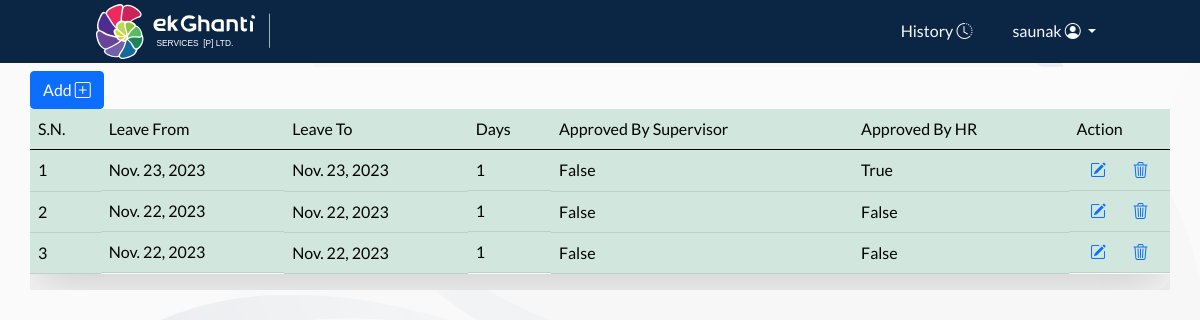
Page /history/ (signed in) on the committed database.
### leaveapp/models.py (models this page shows, shortened)
class LeaveRequest(models.Model):
    DEPARTMENT_CHOICES = [
        ('IT','Information Technology'),
        ('HR','Human Resource'),
        ('BS','Business'),
    ]
    name = models.CharField(max_length=50)
    designation = models.CharField(max_length=30)
    department = models.CharField(max_length=30,choices=DEPARTMENT_CHOICES)
    leave_from = models.DateField()
    leave_to = models.DateField()
    total_leave_days = models.IntegerField(default=0)
    purpose_of_leave = models.CharField(max_length=50)
    leave_applied_date = models.DateField(auto_now_add=True)
    signature_of_applicant = models.CharField(max_length=30)
    approved_by_supervisor = models.BooleanField(default=False)
    approved_by_hr = models.BooleanField(default=False)
    user = models.ForeignKey(User,on_delete=models.SET_NULL,null=True,blank=True)

### leaveapp/views.py (the view)
# urls.py: path('history/',history,name='history'),
@login_required(login_url='login_user')
def history(request):
    user = request.user
    leave_request_data = LeaveRequest.objects.filter(user=user).order_by('-id')
    context = {
        'leave_request_data':leave_request_data,
    }
    return render(request,'history.html',context)

### leaveapp/templates/history.html (shortened to what this page needs)
{% extends 'base.html' %}
{% block navbar %}
{% include 'navbar.html' %}
{% endblock navbar %}
{% block content %}
<div class="container form-custom mt-1 position-relative  p-0 form-container w-100">
<a href="{% url 'leave_request' %}" class="btn btn-primary mt-1">Add <i class="bi bi-plus-square"></i></a>
<div class=" table-responsive">
<table class="table table-success table-hover shadow-lg ">
    <thead>
        <tr>
            <td>S.N.</td>
            <td class="d-none d-md-block">Leave From</td>
            <td class="">Leave To</td>
            <td class="d-none d-md-block">Days</td>
            <td>Approved By Supervisor</td>
            <td>Approved By HR</td>
            <td>Action</td>
        </tr>
    </thead>
    <tbody>
        {% for leave_request in leave_request_data %}
        <tr>
            <td class="">{{forloop.counter}}</td>
            <td class=" d-none d-md-block">{{leave_request.leave_from}}</td>
            <td class="">{{leave_request.leave_to}}</td>
            <td class=" d-none d-md-block">{{leave_request.total_leave_days}}</td>
            <td class="">{{leave_request.approved_by_supervisor}}</td>
            <td class="">{{leave_request.approved_by_hr}}</td>
            <td class="d-flex justify-content-around">
                <a class="" href="{% url 'edit_form' leave_request.id %}"><i class="bi bi-pencil-square"></i></a>
                <a href='{% url 'edit_form' leave_request.id %}' data-toggle="modal" data-target="#exampleModal"><i class="bi bi-trash3"></i></a>
                </td>
        </tr>
        {% endfor %}
    </tbody>
</table>
</div>
</div>
{% endblock content %}

### leaveapp/templates/navbar.html (shortened to what this page needs)
{% load static %}
<nav class="navbar navbar-expand-lg navbar-dark p-0 m-0 d-flex justify-content-between align-items-center ">
  <a class="text-white my-1 mx-5" href="{% url 'leave_request' %}">
  <img class='w-50 ms-5' src="{% static 'images/logo_main_light.svg' %}">
  </a>
  <div class="me-5" id="navbarTogglerDemo02">
    <ul class="navbar-nav me-5 mt-2 mt-lg-0 ">
      <li class="nav-item me-4 ">
        <a class="nav-link text-light" href="{% url 'history' %}">History <i class="bi bi-clock-history"></i></a>
      </li>
      {% if request.user.is_authenticated %}
        <div class="dropdown show">
          <a class="nav-link text-light dropdown-toggle" href="#" role="button" id="dropdownMenuLink" data-toggle="dropdown" aria-haspopup="true" aria-expanded="false">
            {{request.user.username}} <i class="bi bi-person-circle"></i>
          </a>
        </div>
      {% endif %}
    </ul>
  </div>
</nav>

### static/css/style.css (style rules this page uses)
:root { --font-primary : 'Lato',sans-serif; --color-white : #FBFBFB; --color-powder_blue : #8DA9C4; --color-yale_blue : #134074; --color-berkeley_blue : #13315C; --color-oxford_blue : #0B2545; }
* { font-family: var(--font-primary); }
.background { background:url('/static/images/background-img.svg'); background-size:cover; background-repeat: repeat-y; }
.form-custom { background-color: var(--color-white); border-radius: 15px; }
.navbar { background-color: var(--color-oxford_blue); }
.form-container { width: 50%; }

### rows in the picture
LeaveRequest: leave_from "Nov. 23, 2023", leave_to "Nov. 23, 2023", total_leave_days "1", approved_by_supervisor "False", approved_by_hr "True"
LeaveRequest: leave_from "Nov. 22, 2023", leave_to "Nov. 22, 2023", total_leave_days "1", approved_by_supervisor "False", approved_by_hr "False"
LeaveRequest: leave_from "Nov. 22, 2023", leave_to "Nov. 22, 2023", total_leave_days "1", approved_by_supervisor "False", approved_by_hr "False"

### other values in the picture
{{ request.user.username }} "saunak"
